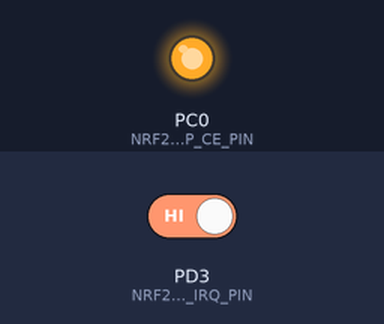
The program below on a simulated ATmega8, built with avr-gcc and emulated at 12 MHz. Parts: output pins drawn as LEDs (lit = HIGH). The inputs (shaded band) are chosen by the test bench; at power-on: PD3 (NRF24L01P_IRQ_PIN) HIGH. Pins used as bus, display or sensor lines are not drawn.

Above: at 1.2 s.
1.3 s: PD3 (NRF24L01P_IRQ_PIN) driven LOW
At 2.1 s:
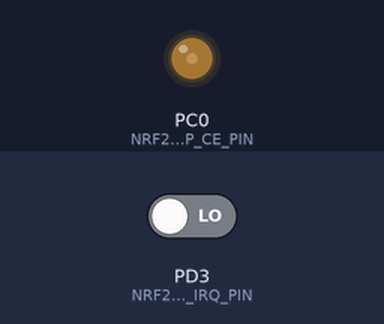
2.8 s: PD3 (NRF24L01P_IRQ_PIN) driven HIGH
At 4.0 s:
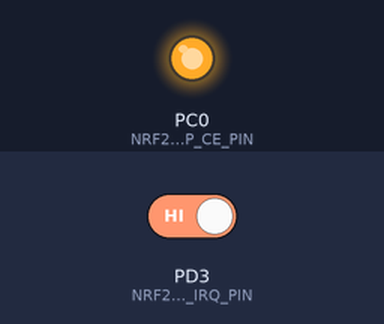
Timing chart, 0 to 5.8 s (numbered marks = the images above; inputs shaded):
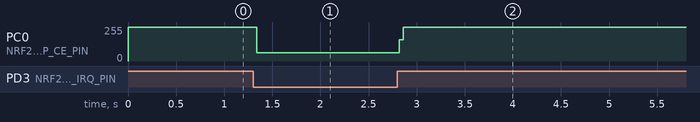

The program:

main.c
```c
/*
 * main.c
 *
 *  Created on: Nov 18, 2011
 *      Author: Paul Shi
 */


#include <avr/io.h>
#include <avr/interrupt.h>
#include "uart.h"
#include <avr/pgmspace.h>
#include "nrf24l01p.h"
#include "spi.h"
#include <alloca.h>


void (*reset)(void);


int main(){

	reset=NULL;


//Initializing UART
 uart_init(375000,USE_1X); //set uart baud rate to 500K=500000

//Initializing SPI
 SPI_Init(D2,MSB,Rising,Leading);

//Initializing NRF24L01P
NRF24L01P_Init(NRF24L01P_mProperty);


 sei(); //enable global interrupt


 while(1)
 {

 }

//program should never be here


 return 0;
}

//External Interrupt 1
ISR(INT1_vect)
{
	uint8_t ucTmp3;
	uint8_t * m_pucBuff;
	CEDown();
	 // new data available in the RX FIFO, MCU setit self to Stand-by I mode

	WriteReg(STATUS, 0x7E); // clear the interrupt bit


		ucTmp3 = NOP;

		CMD_2(R_RX_PL_WID, &ucTmp3, 1, &ucTmp3); // read the length of the package

		if (ucTmp3>32)
		{
			CMD(FLUSH_RX);
			WriteReg(STATUS, 0x7E); // clear the interrupt bit
			return;
		}

		//m_pucBuff = (uint8_t*) malloc((ucTmp3+1) * sizeof(uint8_t));
		m_pucBuff = (uint8_t*) alloca((ucTmp3+1) * sizeof(uint8_t));
		// allocate the space for the received data
		if (m_pucBuff==NULL) //alocation fail
			{
				CMD(FLUSH_RX);
				WriteReg(STATUS, 0x7E);
				(*reset)();
			}

		//

		CMD_2(R_RX_PAYLOAD, m_pucBuff, ucTmp3, m_pucBuff); // read the received data from the RX FIFO


		CEUp(); //return to RTX mode

		m_pucBuff[ucTmp3]='\0';


		uart_puts((const char *)m_pucBuff);

		//free (m_pucBuff);


}
```

nrf24l01p.c
```c
/*------------------------------------------//
 File Name: Wireless2.4GHz.cpp
 Established: 2011/3/4
 Written by Gong Zhangxiaowen(Andygongyb)
 E-Mail: andygongyb@gmail.com
 distributed under GPL

 modified by Jianer Shi 11/19/2011
 //------------------------------------------*/

#include "nrf24l01p.h"


void NRF24L01P_Init(NRF24L01P_Property_t NRF24L01P_mProperty)
{

	NRF24L01P_mProperty.ucCH=50; // default channel
	NRF24L01P_mProperty.pucAddr[0]=0xE7;
	NRF24L01P_mProperty.pucAddr[1]=0xE7;
	NRF24L01P_mProperty.pucAddr[2]=0xE7;
	NRF24L01P_mProperty.pucAddr[3]=0xE7;
	NRF24L01P_mProperty.pucAddr[4]=0xC1;


	NRF24L01P_IRQWRONG_PORT &= ~_BV(NRF24L01P_IRQWRONG_PIN); // set the wrong IRQ pin to output high Z
	NRF24L01P_IRQWRONG_DDR &= ~_BV(NRF24L01P_IRQWRONG_PIN);

	NRF24L01P_IRQ_PORT |= _BV(NRF24L01P_IRQ_PIN); // set the IRQ pin to input mode with internal pull-up resister
	NRF24L01P_IRQ_DDR &= ~_BV(NRF24L01P_IRQ_PIN);


	NRF24L01P_CE_PORT &= ~_BV(NRF24L01P_CE_PIN); // set the CE to output and set it to 0 for now
	NRF24L01P_CE_DDR  |= _BV(NRF24L01P_CE_PIN);

	//setup external interrupt 1
	//MCUCR=0 //low level trigger interrupt
	GICR=_BV(INT1);


	CEDown(); // make sure the RF chip is in standby or power down mode
//	portENTER_CRITICAL();

	WriteReg(CONFIG, _BV(EN_CRC) | _BV(CRCO)); // power down
	WriteReg(CONFIG, _BV(PWR_UP) | _BV(EN_CRC) | _BV(CRCO) | _BV(MASK_TX_DS) | _BV(MASK_MAX_RT) | _BV(PRIM_RX) ); // power up in rTX mode, enable RX_DR interrupt
	//in standby-I
	CMD(FLUSH_TX); // flush both RX and TX FIFOs
	CMD(FLUSH_RX);
	WriteReg(STATUS, 0x70); // clear the interrupt

	//WriteReg(RF_SETUP, 0x26); // set the data rate to 250kbps with 0dBm output power
	WriteReg(RF_SETUP, 0x0E); // set the data rate to 250kbps with 0dBm output power

	WriteReg(EN_AA, 0x01); // enable auto acknowledgment for pipe0
	WriteReg(EN_RXADDR, 0x01); // enable pipe0
	WriteReg(DYNPD, 0x01); // enable dynamic payload length in pipe0
	WriteReg(FEATURE, _BV(EN_DPL) | _BV(EN_ACK_PAY)); // enable global dynamic payload length and payload with ACK
	WriteReg(SETUP_AW, 0x03); // set address width to 5
	WriteReg(SETUP_RETR, 0xFF); // wait 4ms for each retransmit, maximum 15 retransmits allowed
	// enable 2 bytes CRC
	_delay_ms(1.4); // wait for power up
	SetProperty(&NRF24L01P_mProperty);
	_delay_ms(1.4); // wait for power up
//	EICRB |= _BV(ISC71);
//	EIMSK |= _BV(INT7); // external interrupt on PE7, falling edge trigger
//	portEXIT_CRITICAL()	;


}

uint8_t WriteReg(uint8_t ucAddr, uint8_t ucData) {
	//portENTER_CRITICAL();
	Start_SS();// pull down the CSN pin
	uint8_t ucTmp = TransChar(W_REGISTER | (REGISTER_MASK & ucAddr));
	// write the command to write a register and return the value in the status register
	TransChar(ucData); // write the data to the register
	Stop_SS(); // pull up the CSN pin
	//portEXIT_CRITICAL();
	return ucTmp;
}

uint8_t CMD_2(uint8_t ucCMD, uint8_t *pucSend, uint8_t ucLen,
		uint8_t *pucReceive) {
	uint8_t ucTmp;
	Start_SS(); // pull down the CSN pin
	ucTmp = TransChar(ucCMD); // write the command and receive the value in the status register
	TransBlock(pucSend, ucLen, pucReceive); // write and receive a block of data with length equals to ucLen
	Stop_SS(); // pull up the CSN pin
	return ucTmp; // return the value in the status register
}

uint8_t CMD(uint8_t ucCMD) {
	return CMD_2(ucCMD,NULL,0,NULL);
}

//CWireless::~CWireless(void) {
//	CEDown(); // standby
//	WriteReg(CONFIG, _BV(EN_CRC) | _BV(CRCO)); // power down
//	FlushRxQueue();
//}

//void CWireless::ChangePins(IOSet *psCSN, IOSet *psCE) {
//	portENTER_CRITICAL();
//	CSPIDevice::Init(psCSN); // initialize the SPI device with CSN pin as chip select
//	m_ucPinCE = _BV(psCE->ucPIN); // set CE pin to output
//	*(psCE->pucDDR) |= m_ucPinCE;
//	m_pucPORTCE = psCE->pucPORT;
//	*m_pucPORTCE &= ~m_ucPinCE;
//	portEXIT_CRITICAL()
//	;
//}

//uint16_t CWireless::AddToQueue(uint8_t *pucBuff, uint8_t ucLen,
//		Flag *peIfDone) {
//	if (ucLen) {
//		uint8_t ucTmp = ucLen; // save the information for later use
//		Flag *peTmp = peIfDone;
//		if (ucLen > 32) { // if a recursion will happen later, then redefine the data
//			ucLen = 32; // resize the data to 32 bytes
//			peIfDone = NULL; // ignore the flag
//		}
//		if (m_ucTxQueueLength == m_sProperty.ucMaxTxQueueLength) {
//			// if the number of packages in the TX queue exceeds the limit, then we should abandon one package
//			// according to the FIFO rule
//			if (((CChildData*) m_pTxQueueHead->m_pNext)->m_peIfDone)
//				*((CChildData*) m_pTxQueueHead->m_pNext)->m_peIfDone = Failed;
//			// set the flag to 'failed'
//			CWireless::m_ucTxQueueLength--; // decrease the counter
//			CWireless::CChildData *pTmp = m_pTxQueueHead; // change the m_pTxQueueHead to the next package
//			CWireless::m_pTxQueueHead = (CChildData*) (pTmp->m_pNext);
//			CDataControl::GetInstance()->AddToFreeList(pTmp); // will free the previous m_pTxQueueHead later
//		}
//		portENTER_CRITICAL();
//		if (!m_ucTxQueueLength) {
//			CEDown();
//			CMD(W_TX_PAYLOAD, pucBuff, ucLen); // if the the payload buffer is empty, then fill it
//			CEUp(); // start transmission
//		}
//		m_pTxQueueTail->m_pNext = new CChildData(pucBuff, ucLen, peIfDone, 0);
//		// allocate the space for a new package from the heap
//		m_pTxQueueTail = (CChildData*) (m_pTxQueueTail->m_pNext);
//		// add the new package to the tail of the TX queue
//		m_ucTxQueueLength++; // increase the counter
//		if (ucTmp > 32)
//			AddToQueue(pucBuff + 32, ucTmp - 32, peTmp); // a recursion here to handle data block larger than 32bytes
//		portEXIT_CRITICAL()
//		;
//	}
//	return m_ucTxQueueLength; // return the number of data blocks currently in the queue
//}

//void CWireless::PushString(const char *pcStr) {
//	uint8_t ucCount1 = 0, ucCount2 = 0;
//	for (char *pcPtr = (char*) pcStr; *pcPtr; pcPtr++) {
//		ucCount1++;
//		if ((*pcPtr) == '\n') {
//			AddToQueue((uint8_t*) (pcStr + ucCount2), ucCount1 - 1);
//			AddToQueue((uint8_t*) ("\r\n"), 2);
//			ucCount2 += ucCount1;
//			ucCount1 = 0;
//		}
//	}
//	AddToQueue((uint8_t*) (pcStr + ucCount2), ucCount1);
//}

//uint8_t CWireless::GetFromQueue(uint8_t* &pucBuff) {
//	if (m_ucRxQueueLength) {
//		portENTER_CRITICAL();
//		pucBuff = ((CChildData*) m_pRxQueueHead->m_pNext)->m_pucBuff;
//		// set the pointer to the data block
//		// the useful data is actually from m_pRxQueueHead->m_pDataNext
//		// the m_pRxQueueHead is dummy
//		uint8_t ucTmp = ((CChildData*) m_pRxQueueHead->m_pNext)->m_ucLen;
//		// get the length of the block
//		CChildData* pTmp = m_pRxQueueHead; // change the m_pRxQueueHead
//		m_pRxQueueHead = (CChildData*) (pTmp->m_pNext);
//		m_ucRxQueueLength--; // decrease the counter
//		CDataControl::GetInstance()->AddToFreeList(pTmp); // will free the previous m_pRxQueueHead later
//		portEXIT_CRITICAL();
//		return ucTmp; // return the length of the data block
//	}
//	pucBuff = NULL;
//	return 0;
//}

//uint8_t CWireless::FlushRxQueue(void) {
//	uint8_t ucTmp = m_ucRxQueueLength;
//	CChildData *pTmp1 = (CChildData*) (m_pRxQueueHead->m_pNext);
//	// initialize the pointer to the first package
//	while (ucTmp) { // use the temporary counter to ensure only those data already in the RX queue before
//		// this function is called will be deleted. New data arrived during the execution of the function
//		// will not be affected
//		m_pRxQueueHead = (CChildData*) (pTmp1->m_pNext); // change the head of the queue
//		pTmp1->AddSubBlockToFreeList(); // will free the allocated data block later
//		CChildData *pTmp2 = pTmp1;
//		pTmp1 = (CChildData*) (pTmp1->m_pNext); // set the pointer to the next package
//		CDataControl::GetInstance()->AddToFreeList(pTmp2); // will free the previous m_pRxQueueHead later
//		ucTmp--; // decrease the temporary counter
//		m_ucRxQueueLength--; // decrease the global counter
//	}
//	return m_ucRxQueueLength; // return the number of package remaining in the RX queue, usually 0
//}

void SetProperty(NRF24L01P_Property_t *psProperty) {
	//portENTER_CRITICAL();
	CEDown(); // to ensure being at standby mode
	WriteReg(RF_CH, (psProperty->ucCH) & 0x7F); // set the channel
	ChangeAddr(psProperty->pucAddr);
	CEUp(); // go to standby II mode
//	memcpy((void*) &m_sProperty, (const void*) psProperty, sizeof(NRF24L01P_Property_t)); // copy data
//	if (psProperty->ucMaxTxQueueLength > 20)
//		m_sProperty.ucMaxTxQueueLength = 20; // the TX queue size should be less than 20, or the receiver may crash
//	//portEXIT_CRITICAL();

}

uint8_t ReadReg(uint8_t ucAddr, uint8_t *pucData) {
//	portENTER_CRITICAL();
	Start_SS(); // pull down the CSN pin
	uint8_t ucTmp = TransChar(R_REGISTER | (REGISTER_MASK & ucAddr));
	// write the command to read a register and return the value in the status register
	*pucData = TransChar(NOP); // get the data from the register
	Stop_SS(); // pull up the CSN pin
//	portEXIT_CRITICAL();
	return ucTmp; // return the value in the status register
}


//void INT7_vect(void) {
//	uint8_t ucTmp1 = CMD(NOP); // read the status register
//	CEDown(); // go to standby mode
//	if (ucTmp1 & _BV(RX_DR)) { // new data available in the RX FIFO
//		if (m_ucRxQueueLength == NRF24L01P_mProperty.ucMaxRxQueueLength) {
//			// if the number of packages in the RX queue exceeds the limit, then we should abandon one package
//			// according to the FIFO rule ??
//			m_ucRxQueueLength--; // decrease the counter
//			CWireless::CChildData *pTmp2 = CWireless::m_pRxQueueHead; // change the m_pRxQueueHead to the next package
//			CWireless::m_pRxQueueHead
//					= (CWireless::CChildData*) (pTmp2->m_pNext);
//			pTmp2->AddSubBlockToFreeList(); // free the data block in that package
//			CDataControl::GetInstance()->AddToFreeList(pTmp2); // will free the previous m_pRxQueueHead later
//		}
//		uint8_t ucTmp2 = (ucTmp1 & RX_P_NO) >> 1, ucTmp3 = NOP; // put the pipe ID of the latest package in ucTmp2
//		pTmp->CMD(R_RX_PL_WID, &ucTmp3, 1, &ucTmp3); // read the length of the package
//		CWireless::m_pRxQueueTail->m_pNext = new CWireless::CChildData(NULL,
//				ucTmp3, NULL, ucTmp2);
//		// allocate the space for a new package from the heap
//		CWireless::m_pRxQueueTail
//				= (CWireless::CChildData*) (CWireless::m_pRxQueueTail->m_pNext);
//		// add the new package to the tail of the RX queue
//		CWireless::m_pRxQueueTail->m_pucBuff = (uint8_t*) malloc(
//				ucTmp3 * sizeof(uint8_t));
//		// allocate the space for the received data
//		pTmp->CMD(R_RX_PAYLOAD, CWireless::m_pRxQueueTail->m_pucBuff, ucTmp3,
//				CWireless::m_pRxQueueTail->m_pucBuff); // read the received data from the RX FIFO
//		CWireless::m_ucRxQueueLength++; // increase the counter
//	}
//	if (ucTmp1 & _BV(TX_DS)) { // a transmission is successful
//		if (((CWireless::CChildData*) CWireless::m_pTxQueueHead->m_pNext)->m_peIfDone)
//			*((CWireless::CChildData*) CWireless::m_pTxQueueHead->m_pNext)->m_peIfDone
//					= Done; // set the flag
//		CWireless::m_ucTxQueueLength--; // decrease the counter
//		CWireless::CChildData *pTmp2 = CWireless::m_pTxQueueHead; // change the m_pTxQueueHead to the next package
//		CWireless::m_pTxQueueHead = (CWireless::CChildData*) (pTmp2->m_pNext);
//		CDataControl::GetInstance()->AddToFreeList(pTmp2); // will free the previous m_pTxQueueHead later
//		if (CWireless::m_ucTxQueueLength) // if more packages are in the TX queue
//			pTmp->CMD(
//					W_TX_PAYLOAD,
//					((CWireless::CChildData*) CWireless::m_pTxQueueHead->m_pNext)->m_pucBuff,
//					((CWireless::CChildData*) CWireless::m_pTxQueueHead->m_pNext)->m_ucLen);
//		// write a new package to the TX FIFO
//	}
//	if (ucTmp1 & _BV(MAX_RT)) { // a transmission reaches the maximum re-transmission count
//		pTmp->CMD(FLUSH_TX); // flush the TX FIFO
//		pTmp->CMD(
//				W_TX_PAYLOAD,
//				((CWireless::CChildData*) CWireless::m_pTxQueueHead->m_pNext)->m_pucBuff,
//				((CWireless::CChildData*) CWireless::m_pTxQueueHead->m_pNext)->m_ucLen);
//		// rewrite the package to the TX FIFO
//		if (CWireless::m_ucFailureCount + 1) // increase the failure counter
//			CWireless::m_ucFailureCount++;
//	}
//	pTmp->WriteReg(STATUS, 0x7E); // clear the interrupt bits
//	pTmp->CEUp(); // return to PRX mode
//}
//

void CEDown(void){
	NRF24L01P_CE_PORT &= ~_BV(NRF24L01P_CE_PIN);  //Chip Disabled
}

void CEUp(void) {
	NRF24L01P_CE_PORT |= _BV(NRF24L01P_CE_PIN);	//Chip Enabled
}

void Start_SS(void)
{
	NRF24L01P_CSN_PORT &= ~_BV(NRF24L01P_CSN_PIN);
	//_delay_ms(1);
}

void Stop_SS(void)
{
	NRF24L01P_CSN_PORT |= _BV(NRF24L01P_CSN_PIN);
}

uint8_t WriteReg_2(uint8_t ucAddr, uint8_t *pucBuff, uint8_t ucLen) {
		return CMD_2(W_REGISTER | (REGISTER_MASK & ucAddr), pucBuff, ucLen, NULL);
	}

void ChangeAddr(uint8_t *pucAddr) {
		uint8_t *pucTmp;
		uint8_t i;
		pucTmp = (uint8_t*) alloca(sizeof(uint8_t[5])); // allocate enough space from the stack
		for (i = 5; i; i--) {
			*(pucTmp + i - 1) = pucAddr[5 - i]; // reverse the pipe0 address
			WriteReg_2(RX_ADDR_P0, pucTmp, 5); // set the pipe0 address
			//WriteReg_2(TX_ADDR, pucTmp, 5); // set the TX address the same as the pipe0 address   --For PTX device only!
		}
}
```

spi.c
```c
/*
 * spi.c
 *
 *  Created on: Nov 19, 2011
 *      Author: Paul Shi
 */


#include "spi.h"

//static void Init(CLK ePrescale = D4, DataOrder eOrder = MSB, ClkPolarity eClkPolarity = Rising, ClkSamplePhase eClkPhase = Leading)
void SPI_Init(SPI_CLK ePrescale, SPI_DataOrder eOrder, SPI_ClkPolarity eClkPolarity , SPI_ClkSamplePhase eClkPhase)
{
	DDRB &= ~_BV(PB4); //set MISO as input
	DDRB |= _BV(PB2) | _BV(PB3) | _BV(PB5); //set SS,MOSI, SCK as output
	//PORTB |= _BV(PB2) | _BV(PB3) | _BV(PB4) | _BV(PB5); //doesn't really matter
	SPCR = _BV(MSTR) | ((uint8_t) (eOrder)) | ((uint8_t) (eClkPolarity)) | ((uint8_t)(eClkPhase))	| (((uint8_t) (ePrescale)) >> 1); // set parameters
	SPSR = ((uint8_t) (ePrescale)) & 0x01; // might enter 2X speed mode
	SPCR |= _BV(SPE); // enable the SPI
}

uint8_t TransChar(uint8_t ucData) {
//	portENTER_CRITICAL();
	SPDR = ucData;
	while(! (SPSR & _BV(SPIF))); //wait until previous transfer compolete
//	portEXIT_CRITICAL();
	return SPDR;
}

void TransBlock(uint8_t *pucSend, uint8_t ucLen,
		uint8_t *pucReceive) {
	uint8_t i;
	uint8_t ucTmp;
	for (i = 0; i < ucLen; i++) {
		ucTmp = TransChar(*(pucSend + i));
		if (pucReceive)
			*(pucReceive + i) = ucTmp;
	}
}
```

spi.h
```c
/*
 * spi.h
 *
 *  Created on: Nov 19, 2011
 *      Author: Paul Shi
 */

#ifndef SPI_H_
#define SPI_H_

#include <avr/io.h>
#include <stdio.h>
//#include <stdlib.h>
#include <avr/interrupt.h>
#include <stdint.h>


typedef enum {
	D2 = _BV(SPI2X),
	D4 = 0,
	D8 = ((_BV(SPR0)) << 1) | _BV(SPI2X),
	D16 = (_BV(SPR0)) << 1,
	D32 = ((_BV(SPR1)) << 1) | _BV(SPI2X),
	D64 = (_BV(SPR1)) << 1,
	D128 = (_BV(SPR0) | _BV(SPR1)) << 1,
} SPI_CLK;

typedef enum {
	MSB = 0, LSB = _BV(DORD)
} SPI_DataOrder; //which bit will be transmitted first

typedef enum {
	Rising = 0, Falling = _BV(CPOL)
} SPI_ClkPolarity;

typedef enum {
	Leading = 0, Trailing = _BV(CPHA)
} SPI_ClkSamplePhase;

typedef struct {
	SPI_CLK ePrescale;
	SPI_DataOrder eOrder;
	SPI_ClkPolarity eClkPolarity;
	SPI_ClkSamplePhase eClkPhase;
} Property;


void SPI_Init(SPI_CLK ePrescale, SPI_DataOrder eOrder, SPI_ClkPolarity eClkPolarity , SPI_ClkSamplePhase eClkPhase);

//static void Init(CLK ePrescale = D4, DataOrder eOrder = MSB, ClkPolarity eClkPolarity = Rising,	ClkSamplePhase eClkPhase = Leading);

uint8_t TransChar(uint8_t ucData);
void TransBlock(uint8_t *pucSend, uint8_t ucLen, uint8_t *pucReceive);


//static void TransBlock(uint8_t **ppucBuff, uint8_t ucLen) {
//	TransBlock(*ppucBuff, ucLen, *(ppucBuff + 1));
//}
//
//static void GetProperty(Property *psProperty) {
//	memcpy((void*) &m_sProperty, (const void*) psProperty, sizeof(Property));
//	;
//}
//static void SetProperty(Property *psProperty) {
//	Init(psProperty->ePrescale, psProperty->eOrder,
//			psProperty->eClkPolarity, psProperty->eClkPhase);
//}
//
//
//	CSPI(void);
//	static Property m_sProperty;
//
//
//
//	volatile uint8_t *m_pucPORT;
//	uint8_t m_ucPin;
//
//	CSPIDevice(IOSet *psSet) {
//		m_pucPORT = NULL;
//		m_ucPin = 0; //Bitmask of The Device
//		Init(psSet);
//	}
//
//
//
//
//


#endif /* SPI_H_ */
```

Source omitted: nrf24l01p.h (5327 bytes), uart.c (4648 bytes), uart.h (917 bytes)

Measured:
- after the input at 1.3 s, PC0 (NRF24L01P_CE_PIN): 255/255 → 63/255 at once
- after the input at 2.8 s, PC0 (NRF24L01P_CE_PIN): 63/255 → 255/255 at once
